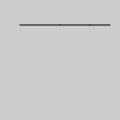
Frame 1 (no input)
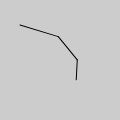
Frame 60 (no input)
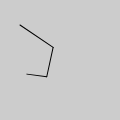
Frame 120 (the mouse pressed at the canvas centre since frame 60)

The p5.js sketch that drew these frames (run headless with seeded random() and noise() and a simulated clock; from frame 60 on, the mouse is pressed at the canvas centre):

// p5.js sketch
// ── sketch.js
var angle = 0.0;
var angleDirection = 1;
var speed = 0.005;
function setup() {
createCanvas(120, 120);
}
function draw() {
background(204);
translate(20, 25); // Move to start position
rotate(angle);

line(0, 0, 40, 0);
translate(40, 0); // Move to next joint
rotate(angle * 2.0);

line(0, 0, 30, 0);
translate(30, 0); // Move to next joint
rotate(angle * 2.5);

line(0, 0, 20, 0);
angle += speed * angleDirection;
if ((angle > QUARTER_PI) || (angle < 0)) {
angleDirection *= -1;
}
}
